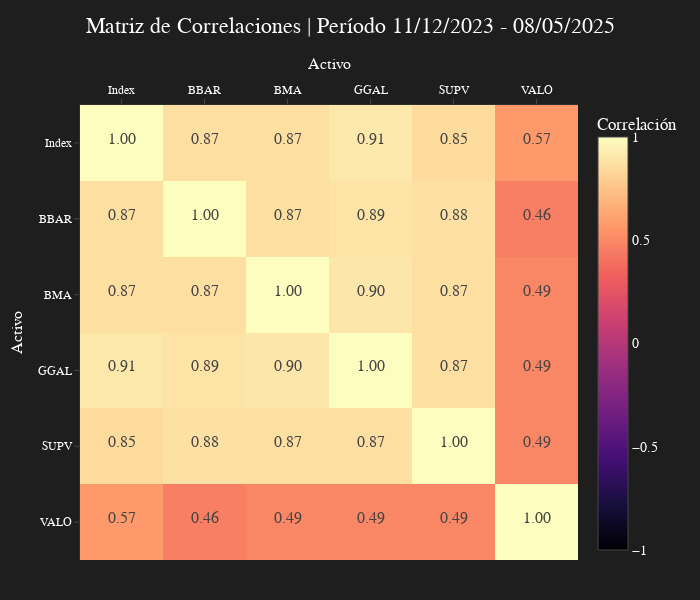

The notebook cell this image was saved under:
### Code cell
datos = returns
fecha_inicio = datos.index[0]
fecha_fin = datos.index[-1]

periodo = f"{fecha_inicio.strftime('%d/%m/%Y')} - {fecha_fin.strftime('%d/%m/%Y')}"
graf_titulo = f'Matriz de Correlaciones | Período {periodo}'
eje_x_titulo = f'Activo'
eje_y_titulo_1 = f'Activo'

correlations = datos.corr().round(2)
tickers = correlations.index.tolist()
correlation_values = correlations.values

font_size_values = 16  # Tamaño de la fuente de los valores en la matriz
label_padding = 10     # Distancia entre los rótulos y la matriz

colorscale = get_colorscale(5)

fig_corr = go.Figure()
fig_corr.add_trace(
	go.Heatmap(
		z=correlation_values, x=tickers, y=tickers, colorscale=colorscale, zmin=-1, zmax=1,
		colorbar=dict(title="Correlación"),
		text=[[f"{val:.2f}" for val in row] for row in correlation_values],
		texttemplate="<span style='font-size:{}px'>%{{text}}</span>".format(font_size_values),
		hovertemplate="<b>%{x}</b> vs <b>%{y}</b>: %{z:.2f}<extra></extra>",
	)
)

fig_corr.update_layout(
	width=700, height=600, margin=dict(l=80, r=40, t=105, b=40),
    title=dict(text=graf_titulo, x=0.5, y=0.97),
    xaxis=dict(title=eje_x_titulo, side="top", title_standoff=label_padding),
    yaxis=dict(title=eje_y_titulo_1, title_standoff=label_padding, autorange="reversed",)
)

set_bloomberg_dark(fig_corr)
# set_bloomberg_light(fig_corr)
fig_corr.show()

### Figure 1 — Plotly figure (JSON) as saved in the notebook; plotly's stock layout.template omitted (floating-point values rounded to 4 significant figures)
{"data": [{"colorbar": {"title": {"text": "Correlación"}}, "colorscale": [[0, "#000004"], [0.1111, "#180f3d"], [0.2222, "#440f76"], [0.3333, "#721f81"], [0.4444, "#9e2f7f"], [0.5556, "#cd4071"], [0.6667, "#f1605d"], [0.7778, "#fd9668"], [0.8889, "#feca8d"], [1, "#fcfdbf"]], "hovertemplate": "<b>%{x}</b> vs <b>%{y}</b>: %{z:.2f}<extra></extra>", "text": [["1.00", "0.87", "0.87", "0.91", "0.85", "0.57"], ["0.87", "1.00", "0.87", "0.89", "0.88", "0.46"], ["0.87", "0.87", "1.00", "0.90", "0.87", "0.49"], ["0.91", "0.89", "0.90", "1.00", "0.87", "0.49"], ["0.85", "0.88", "0.87", "0.87", "1.00", "0.49"], ["0.57", "0.46", "0.49", "0.49", "0.49", "1.00"]], "texttemplate": "<span style='font-size:16px'>%{text}</span>", "type": "heatmap", "x": ["Index", "BBAR", "BMA", "GGAL", "SUPV", "VALO"], "y": ["Index", "BBAR", "BMA", "GGAL", "SUPV", "VALO"], "z": [[1.0, 0.87, 0.87, 0.91, 0.85, 0.57], [0.87, 1.0, 0.87, 0.89, 0.88, 0.46], [0.87, 0.87, 1.0, 0.9, 0.87, 0.49], [0.91, 0.89, 0.9, 1.0, 0.87, 0.49], [0.85, 0.88, 0.87, 0.87, 1.0, 0.49], [0.57, 0.46, 0.49, 0.49, 0.49, 1.0]], "zmax": 1, "zmin": -1}], "layout": {"height": 600, "margin": {"b": 40, "l": 80, "r": 40, "t": 105}, "title": {"text": "Matriz de Correlaciones | Período 11/12/2023 - 08/05/2025", "x": 0.5, "y": 0.97}, "width": 700, "xaxis": {"side": "top", "title": {"standoff": 10, "text": "Activo"}}, "yaxis": {"autorange": "reversed", "title": {"standoff": 10, "text": "Activo"}}}}
